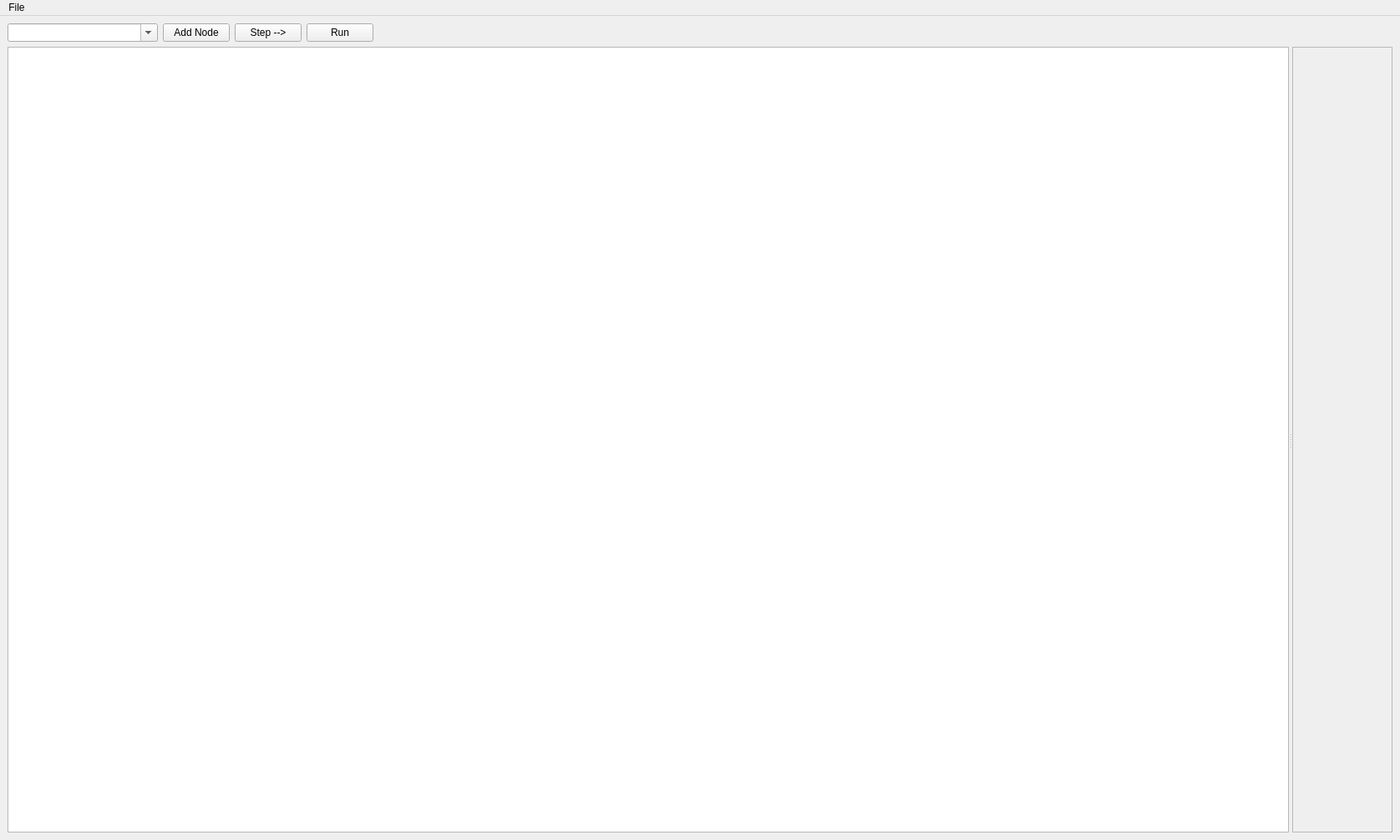
<?xml version="1.0" encoding="UTF-8"?>
<ui version="4.0">
 <class>MainWindow</class>
 <widget class="QMainWindow" name="MainWindow">
  <property name="geometry">
   <rect>
    <x>0</x>
    <y>0</y>
    <width>1676</width>
    <height>1006</height>
   </rect>
  </property>
  <property name="windowTitle">
   <string>MainWindow</string>
  </property>
  <property name="documentMode">
   <bool>false</bool>
  </property>
  <widget class="QWidget" name="centralwidget">
   <layout class="QVBoxLayout" name="verticalLayout">
    <item>
     <layout class="QHBoxLayout" name="horizontalLayout">
      <item>
       <widget class="QComboBox" name="comboBox">
        <property name="sizePolicy">
         <sizepolicy hsizetype="Fixed" vsizetype="Fixed">
          <horstretch>0</horstretch>
          <verstretch>0</verstretch>
         </sizepolicy>
        </property>
        <property name="minimumSize">
         <size>
          <width>180</width>
          <height>0</height>
         </size>
        </property>
        <property name="editable">
         <bool>true</bool>
        </property>
       </widget>
      </item>
      <item>
       <widget class="QPushButton" name="addNodeButton">
        <property name="text">
         <string>Add Node</string>
        </property>
       </widget>
      </item>
      <item>
       <widget class="QPushButton" name="stepButton">
        <property name="text">
         <string>Step --&gt;</string>
        </property>
       </widget>
      </item>
      <item>
       <widget class="QPushButton" name="runButton">
        <property name="text">
         <string>Run</string>
        </property>
       </widget>
      </item>
      <item>
       <spacer name="horizontalSpacer">
        <property name="orientation">
         <enum>Qt::Horizontal</enum>
        </property>
        <property name="sizeHint" stdset="0">
         <size>
          <width>40</width>
          <height>20</height>
         </size>
        </property>
       </spacer>
      </item>
     </layout>
    </item>
    <item>
     <widget class="QSplitter" name="splitter">
      <property name="sizePolicy">
       <sizepolicy hsizetype="Expanding" vsizetype="Expanding">
        <horstretch>0</horstretch>
        <verstretch>0</verstretch>
       </sizepolicy>
      </property>
      <property name="maximumSize">
       <size>
        <width>16777215</width>
        <height>16777215</height>
       </size>
      </property>
      <property name="orientation">
       <enum>Qt::Horizontal</enum>
      </property>
      <widget class="QGraphicsView" name="graphicsView"/>
      <widget class="QScrollArea" name="scrollArea">
       <property name="sizePolicy">
        <sizepolicy hsizetype="Preferred" vsizetype="Expanding">
         <horstretch>0</horstretch>
         <verstretch>0</verstretch>
        </sizepolicy>
       </property>
       <property name="maximumSize">
        <size>
         <width>300</width>
         <height>16777215</height>
        </size>
       </property>
       <property name="widgetResizable">
        <bool>true</bool>
       </property>
       <widget class="QWidget" name="scroll_widget">
        <property name="geometry">
         <rect>
          <x>0</x>
          <y>0</y>
          <width>76</width>
          <height>916</height>
         </rect>
        </property>
        <layout class="QVBoxLayout" name="verticalLayout_2">
         <item>
          <layout class="QVBoxLayout" name="node_scroll_layout"/>
         </item>
        </layout>
       </widget>
      </widget>
     </widget>
    </item>
   </layout>
  </widget>
  <widget class="QMenuBar" name="menubar">
   <property name="geometry">
    <rect>
     <x>0</x>
     <y>0</y>
     <width>1676</width>
     <height>22</height>
    </rect>
   </property>
   <widget class="QMenu" name="menuFile">
    <property name="title">
     <string>File</string>
    </property>
    <addaction name="actionOpen"/>
    <addaction name="actionSave_As"/>
   </widget>
   <addaction name="menuFile"/>
  </widget>
  <action name="actionSave_As">
   <property name="text">
    <string>Save As ...</string>
   </property>
   <property name="toolTip">
    <string>Save This Script</string>
   </property>
  </action>
  <action name="actionOpen">
   <property name="text">
    <string>Open</string>
   </property>
   <property name="toolTip">
    <string>Open Scene</string>
   </property>
   <property name="shortcut">
    <string>Ctrl+O</string>
   </property>
  </action>
 </widget>
 <resources/>
 <connections/>
</ui>
